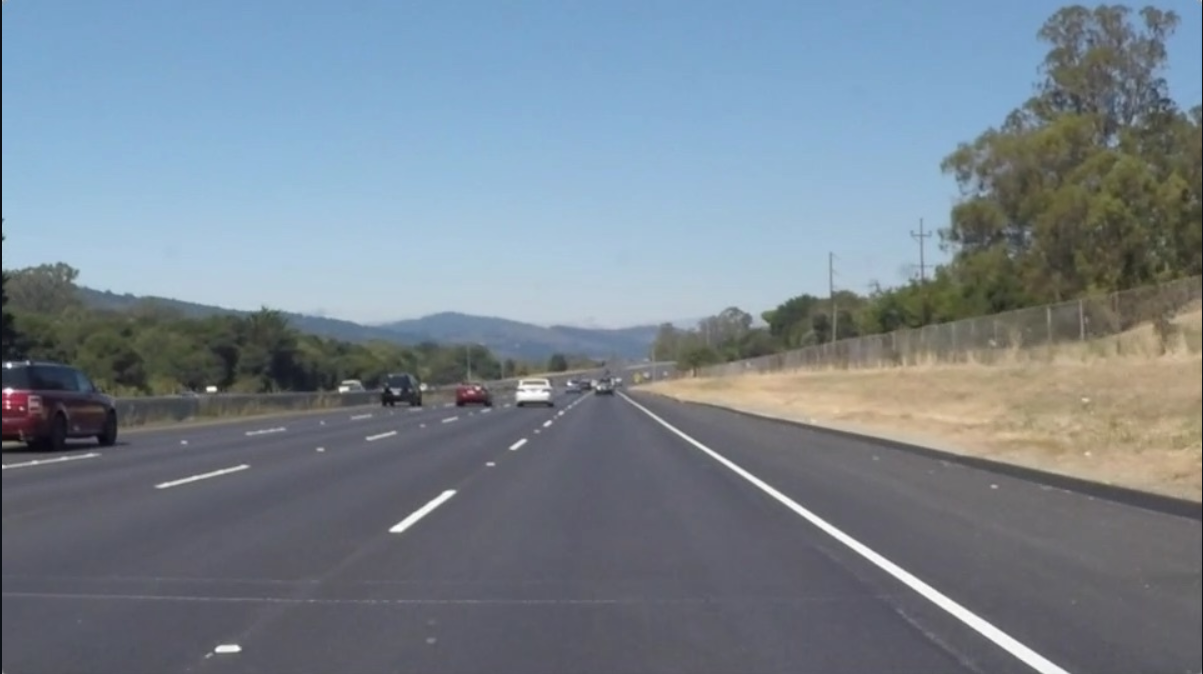
#> input picture lan.png, 1203 x 674 px
$ jupyter execute 'exp 8.ipynb'
#> lines starting #> are read from the running program, lines starting #| are printed output that depends on the picture; after the words box and inside, x2 and y2 are one past the last pixel; in counts of white or black regions, pixels touching at a corner belong together
[cell 1]
### Name : AADIPRANAV S

### Reg no:212224230001

### Slot no:25EV2130

[cell 2]
import cv2
import numpy as np
import matplotlib.pyplot as plt

[cell 3]
image = cv2.imread('lan.png')
#> image is the input picture: shape (674, 1203, 3); mean B, G, R 143.4, 132.3, 120

[cell 4]
gray_image = cv2.cvtColor(image, cv2.COLOR_BGR2GRAY)
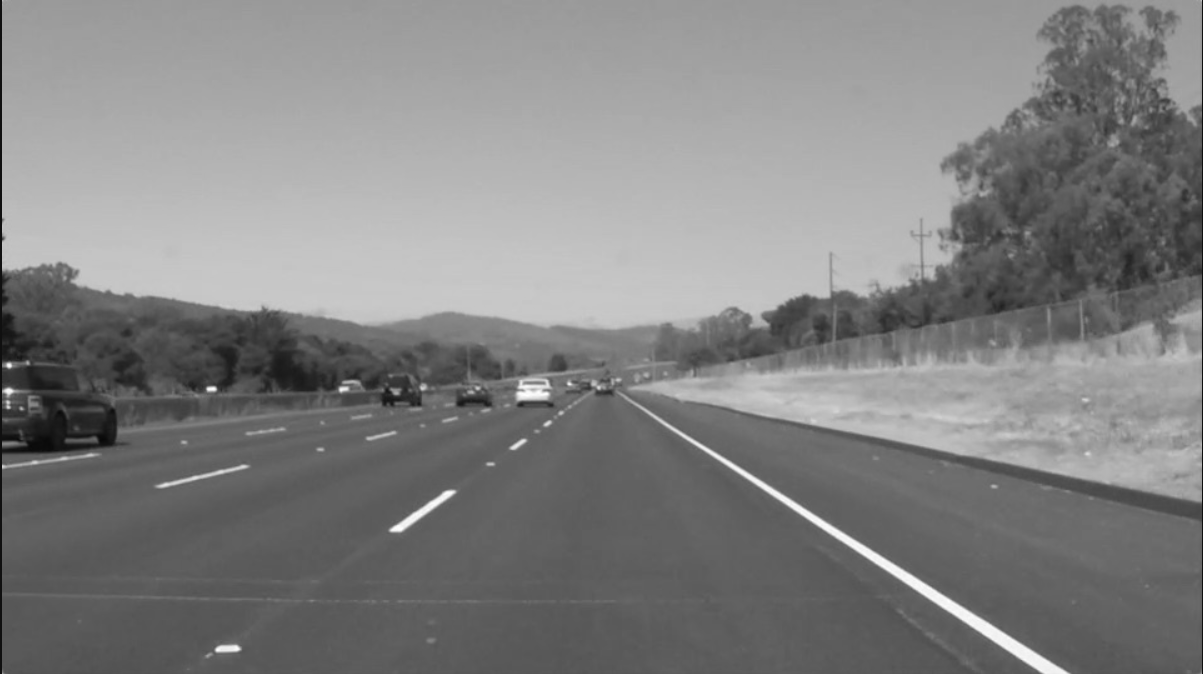
#> gray_image: shape (674, 1203); min 8, max 255, mean 129.9

[cell 5]
plt.imshow(cv2.cvtColor(image, cv2.COLOR_BGR2RGB))
plt.title("Original Image")
plt.axis('off')

[cell 6]
_, global_thresholded = cv2.threshold(gray_image, 127, 255, cv2.THRESH_BINARY)
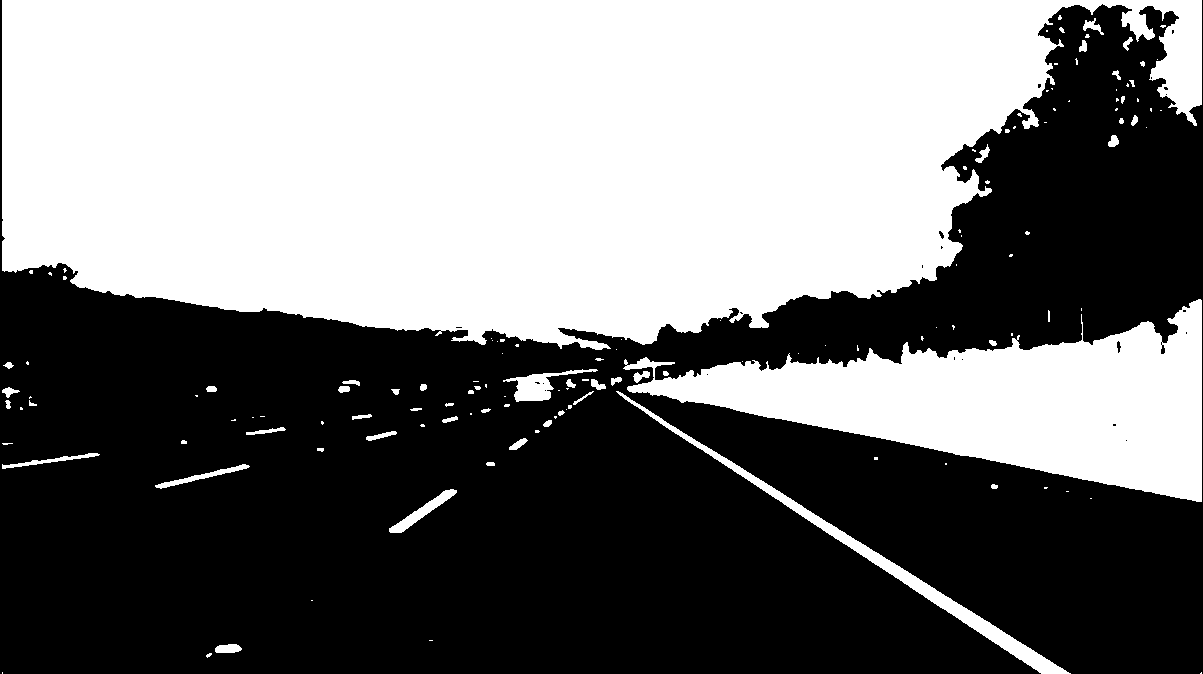
#> global_thresholded: shape (674, 1203); 46.8% white; 139 white regions (86 under 20 px), largest, box (x1, y1, x2, y2) and area: (2, 0, 1202, 350) 314896, (623, 299, 1202, 502) 53721, (616, 391, 1071, 674) 5052

[cell 7]
adaptive_thresholded = cv2.adaptiveThreshold(gray_image, 255, cv2.ADAPTIVE_THRESH_GAUSSIAN_C, cv2.THRESH_BINARY, 11, 2)
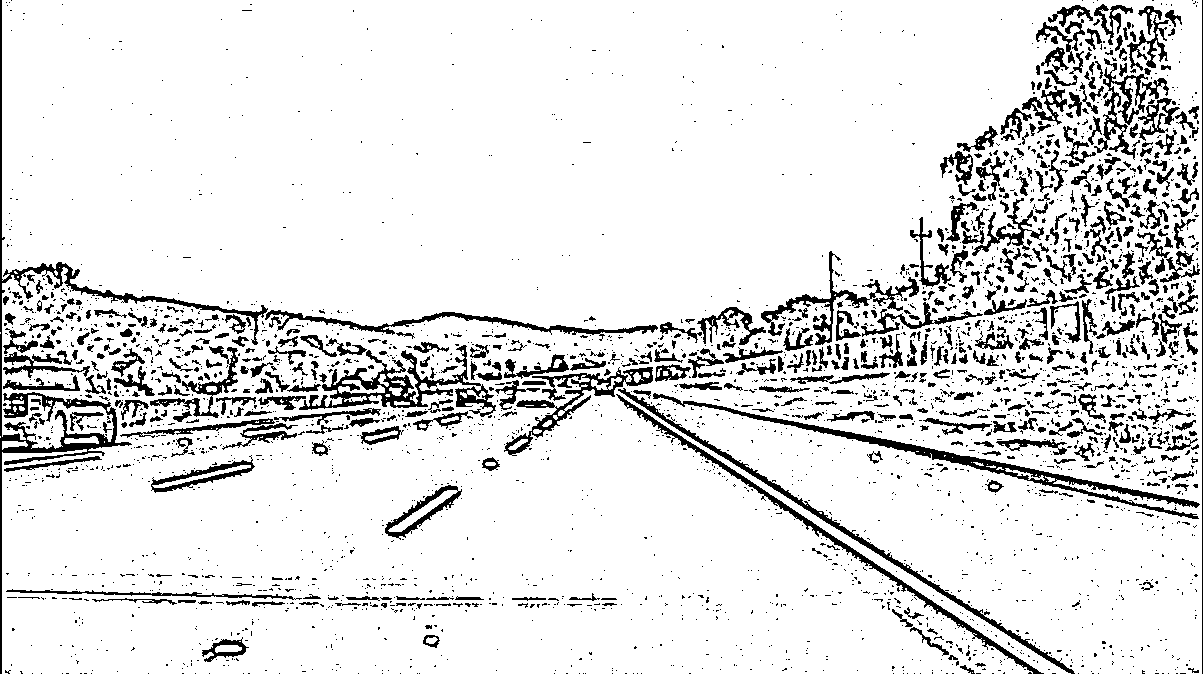
#> adaptive_thresholded: shape (674, 1203); 88.7% white; 3163 black regions (2545 under 20 px), largest, box (x1, y1, x2, y2) and area: (0, 0, 268, 674) 5792, (653, 393, 1200, 519) 3939, (299, 345, 496, 417) 3483

[cell 8]
_, otsu_thresholded = cv2.threshold(gray_image, 0, 255, cv2.THRESH_BINARY + cv2.THRESH_OTSU)
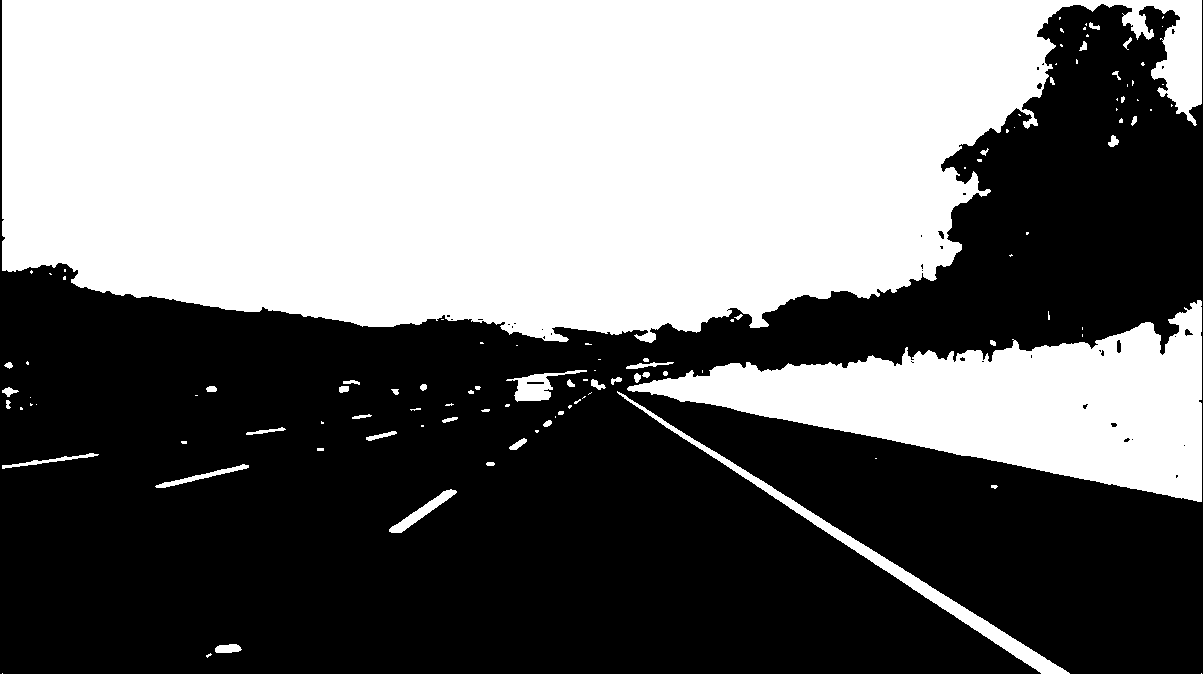
#> otsu_thresholded: shape (674, 1203); 46% white; 113 white regions (66 under 20 px), largest, box (x1, y1, x2, y2) and area: (2, 0, 1202, 343) 311545, (627, 300, 1202, 502) 52023, (617, 391, 1070, 674) 4892
